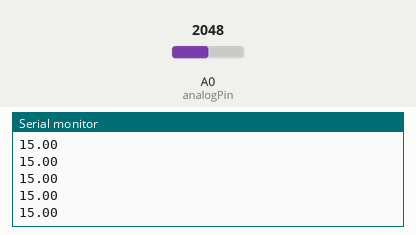
Bench run of a sketch on a simulated Particle Photon. On the bench: the last lines printed to the serial monitor. Inputs (shaded band) come from the test bench; at power-on: A0 (analogPin) = 2048.

Above: at 1.2 s.
1.3 s: A0 (analogPin) set to 2866
At 1.31 s:
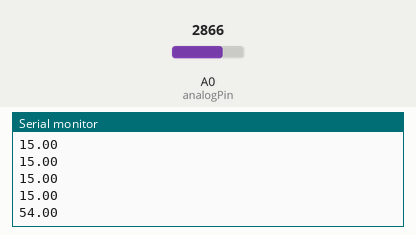
2.8 s: A0 (analogPin) set to 3603
At 2.81 s:
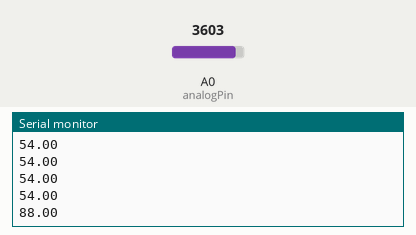
Timing chart, 0 to 5.8 s (numbered marks = the images above; inputs shaded):
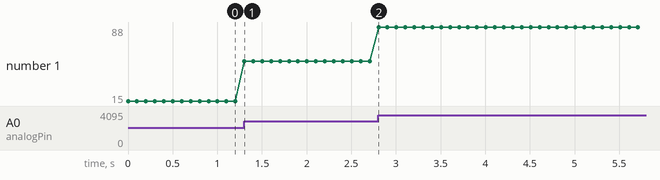

The sketch:

Alcohol_IoT.ino
```cpp
//Created By    : Ritesh Kanjee
//Project       : Alcohol Sensor Project (IoTAR)
//Date          : 3 May 2017
//Description   : Sends the Alcohol gas values to the Particle Cloud (May require calibration)
//Website       : www.ArduinoStartups.com

int analogPin = A0;											//Declare Pins and Variables
double AlcoholInput,AlcoholPercent;

void setup() {
	Serial.begin(9600); //Start Serial
	Particle.variable("Alcohol", AlcoholPercent);			   //Expose a variable through the Cloud
}

void loop() {
    AlcoholInput = analogRead(analogPin);                    //Read Analog Pin
    AlcoholPercent = map(AlcoholInput, 1710, 3850, 0, 100);       //Express analog values as a percentage (You may need to Calibrate these Values)
	Serial.println(AlcoholPercent);
	delay(100);
}
```

Measured:
- after the input at 1.3 s, the serial monitor: prints a new line at once (image 1)
- after the input at 2.8 s, the serial monitor: prints a new line at once (image 2)
- plotted number 1: 15 → 54 after the input at 1.3 s, 54 → 88 after the input at 2.8 s
